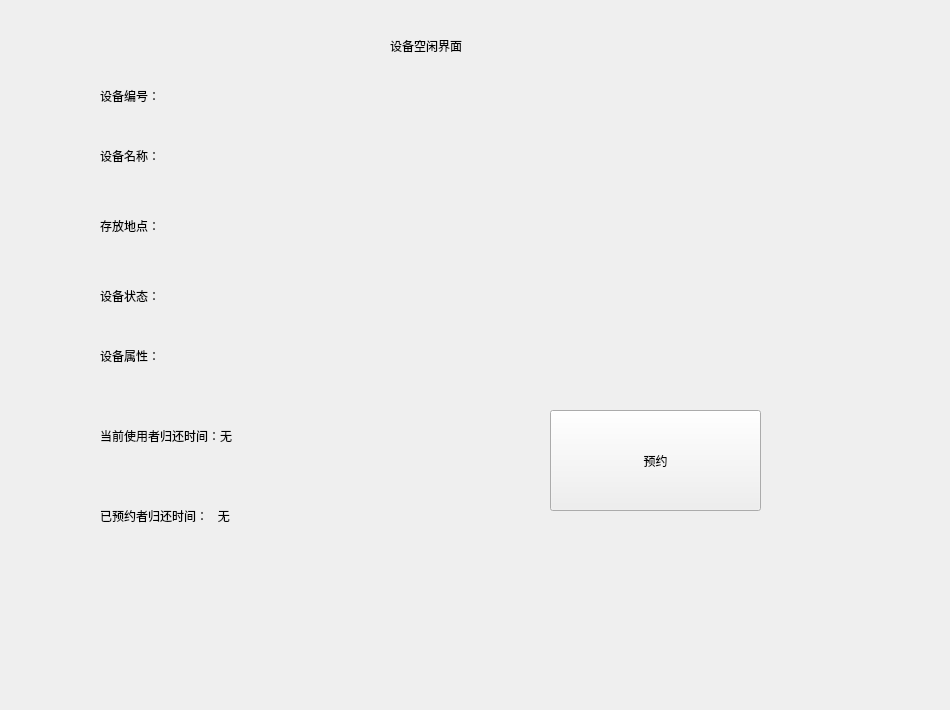
             <widget class="QWidget" name="page_25">
              <widget class="QWidget" name="widget_13" native="true">
               <property name="geometry">
                <rect>
                 <x>20</x>
                 <y>0</y>
                 <width>921</width>
                 <height>701</height>
                </rect>
               </property>
               <widget class="QLabel" name="label_38">
                <property name="geometry">
                 <rect>
                  <x>80</x>
                  <y>130</y>
                  <width>121</width>
                  <height>51</height>
                 </rect>
                </property>
                <property name="styleSheet">
                 <string notr="true">font: 14pt &quot;AdLib WGL4 BT&quot;;</string>
                </property>
                <property name="text">
                 <string>设备名称：</string>
                </property>
               </widget>
               <widget class="QLabel" name="label_39">
                <property name="geometry">
                 <rect>
                  <x>80</x>
                  <y>410</y>
                  <width>281</width>
                  <height>51</height>
                 </rect>
                </property>
                <property name="styleSheet">
                 <string notr="true">font: 14pt &quot;AdLib WGL4 BT&quot;;</string>
                </property>
                <property name="text">
                 <string>当前使用者归还时间：无</string>
                </property>
               </widget>
               <widget class="QLabel" name="label_40">
                <property name="geometry">
                 <rect>
                  <x>80</x>
                  <y>330</y>
                  <width>121</width>
                  <height>51</height>
                 </rect>
                </property>
                <property name="styleSheet">
                 <string notr="true">font: 14pt &quot;AdLib WGL4 BT&quot;;</string>
                </property>
                <property name="text">
                 <string>设备属性：</string>
                </property>
               </widget>
               <widget class="QLabel" name="label_41">
                <property name="geometry">
                 <rect>
                  <x>80</x>
                  <y>490</y>
                  <width>271</width>
                  <height>51</height>
                 </rect>
                </property>
                <property name="styleSheet">
                 <string notr="true">font: 14pt &quot;AdLib WGL4 BT&quot;;</string>
                </property>
                <property name="text">
                 <string>已预约者归还时间：   无</string>
                </property>
               </widget>
               <widget class="QLabel" name="label_42">
                <property name="geometry">
                 <rect>
                  <x>80</x>
                  <y>270</y>
                  <width>121</width>
                  <height>51</height>
                 </rect>
                </property>
                <property name="styleSheet">
                 <string notr="true">font: 14pt &quot;AdLib WGL4 BT&quot;;</string>
                </property>
                <property name="text">
                 <string>设备状态：</string>
                </property>
               </widget>
               <widget class="QLabel" name="label_43">
                <property name="geometry">
                 <rect>
                  <x>80</x>
                  <y>70</y>
                  <width>121</width>
                  <height>51</height>
                 </rect>
                </property>
                <property name="styleSheet">
                 <string notr="true">font: 14pt &quot;AdLib WGL4 BT&quot;;</string>
                </property>
                <property name="text">
                 <string>设备编号：</string>
                </property>
               </widget>
               <widget class="QLabel" name="label_44">
                <property name="geometry">
                 <rect>
                  <x>80</x>
                  <y>200</y>
                  <width>121</width>
                  <height>51</height>
                 </rect>
                </property>
                <property name="styleSheet">
                 <string notr="true">font: 14pt &quot;AdLib WGL4 BT&quot;;</string>
                </property>
                <property name="text">
                 <string>存放地点：</string>
                </property>
               </widget>
               <widget class="QLabel" name="label_45">
                <property name="geometry">
                 <rect>
                  <x>370</x>
                  <y>20</y>
                  <width>211</width>
                  <height>51</height>
                 </rect>
                </property>
                <property name="styleSheet">
                 <string notr="true">font: 14pt &quot;AdLib WGL4 BT&quot;;</string>
                </property>
                <property name="text">
                 <string>设备空闲界面</string>
                </property>
               </widget>
               <widget class="QPushButton" name="pushButton_15">
                <property name="geometry">
                 <rect>
                  <x>530</x>
                  <y>410</y>
                  <width>211</width>
                  <height>101</height>
                 </rect>
                </property>
                <property name="styleSheet">
                 <string notr="true">font: 20pt &quot;AdLib WGL4 BT&quot;;</string>
                </property>
                <property name="text">
                 <string>预约</string>
                </property>
               </widget>
              </widget>
             </widget>
